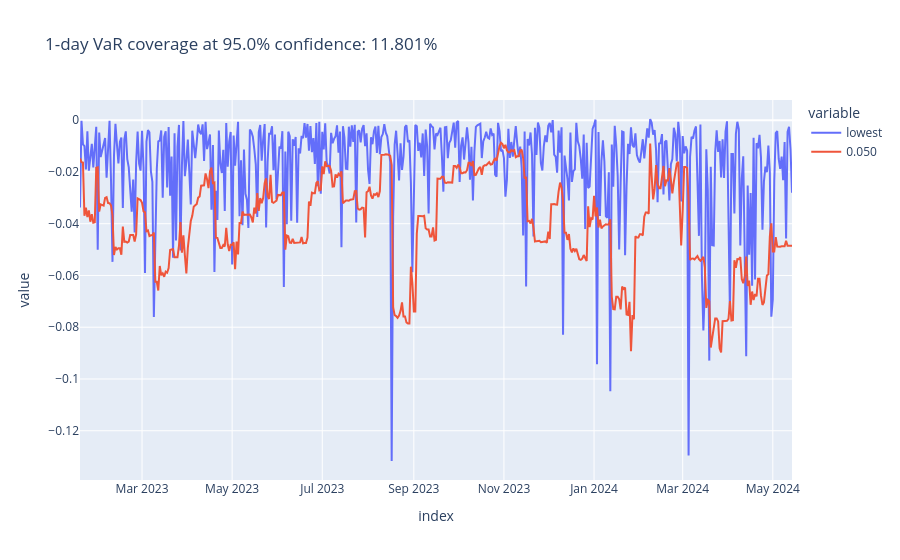

The notebook cell this image was saved under:
### Code cell
plot_coverage(df_var_partial, "0.050")

### Figure 1 — Plotly figure (JSON) as saved in the notebook; plotly's stock layout.template omitted (floating-point values rounded to 4 significant figures; data arrays with more than 128 entries replaced by an {"elided": "..."} marker saying what was removed)
{"data": [{"hovertemplate": "variable=lowest<br>index=%{x}<br>value=%{y}<extra></extra>", "legendgroup": "lowest", "line": {"color": "#636efa", "dash": "solid"}, "marker": {"symbol": "circle"}, "mode": "lines", "name": "lowest", "orientation": "v", "showlegend": true, "type": "scatter", "x": {"elided": "483 str values"}, "xaxis": "x", "y": {"elided": "483 float values"}, "yaxis": "y"}, {"hovertemplate": "variable=0.050<br>index=%{x}<br>value=%{y}<extra></extra>", "legendgroup": "0.050", "line": {"color": "#EF553B", "dash": "solid"}, "marker": {"symbol": "circle"}, "mode": "lines", "name": "0.050", "orientation": "v", "showlegend": true, "type": "scatter", "x": {"elided": "483 str values"}, "xaxis": "x", "y": {"elided": "483 float values"}, "yaxis": "y"}], "layout": {"legend": {"title": {"text": "variable"}, "tracegroupgap": 0}, "title": {"text": "1-day VaR coverage at 95.0% confidence: 11.801%"}, "xaxis": {"anchor": "y", "domain": [0, 1], "title": {"text": "index"}}, "yaxis": {"anchor": "x", "domain": [0, 1], "title": {"text": "value"}}}}
